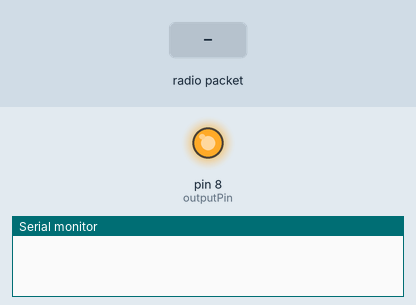
Simulated run of this sketch. Board: Arduino Uno, built with avr-gcc and run on an emulated ATmega328P. Shown: output pins drawn as LEDs (lit = HIGH), the last lines printed to the serial monitor. The test bench sets the inputs (shaded band). No radio packets arrive unless stated.

Above: at 1.2 s.
1.3 s: radio packet "1" arrives
At 2.4 s:
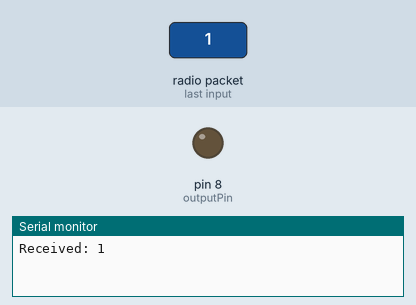
Timing chart, 0 to 4.3 s (numbered marks = the images above; inputs shaded):
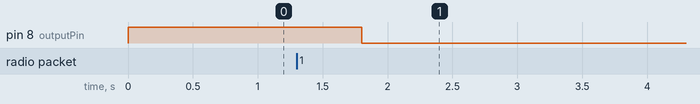

The sketch:

RF_RECIVER.ino
```cpp
#include <RH_ASK.h>
#include <SPI.h>

RH_ASK driver(2000, 11, -1);  // (speed, RX, TX)
int outputPin = 8;  // Pin 8 for 5V output (power for transmitter)

void setup() {
  Serial.begin(9600);   // Start serial communication
  driver.init();        // Initialize RadioHead
  pinMode(outputPin, OUTPUT);  // Set pin 8 as output
  digitalWrite(outputPin , HIGH);
}

void loop() {
  uint8_t buf[RH_ASK_MAX_MESSAGE_LEN];
  uint8_t buflen = sizeof(buf);

  // Check if a message has been received
  if (driver.recv(buf, &buflen)) {
    Serial.print("Received: ");
    for (int i = 0; i < buflen; i++) {
      Serial.print((char)buf[i]);  // Print received characters
    }
    Serial.println();  // Print newline after the message

    // Activate 5V output on pin 8 for powering the transmitter
    digitalWrite(outputPin, HIGH);  // Set pin 8 to 5V
    delay(500);                    // Keep 5V for 500ms (adjustable)
    digitalWrite(outputPin, LOW);   // Turn off 5V
  }
}
```

Measured:
- after the input at 1.3 s, pin 8 (outputPin): HIGH → LOW after 0.50 s
